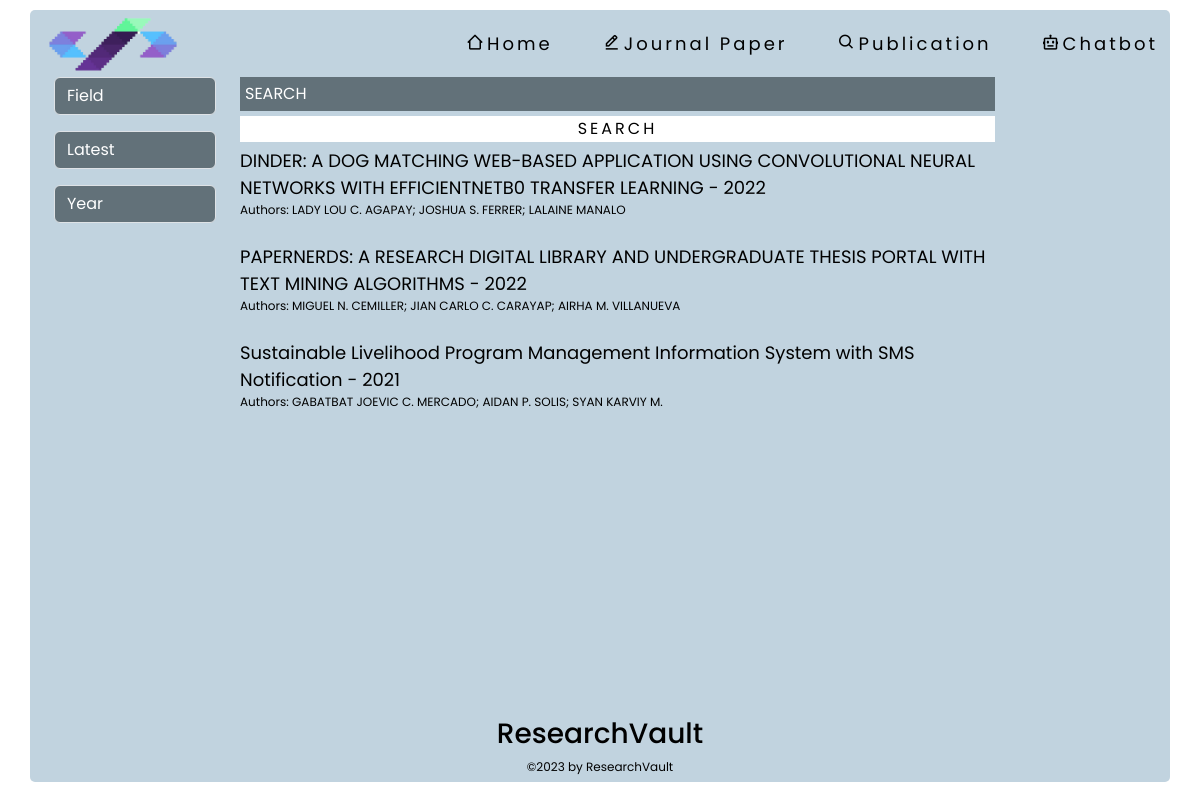
The app's page /browse, older data.
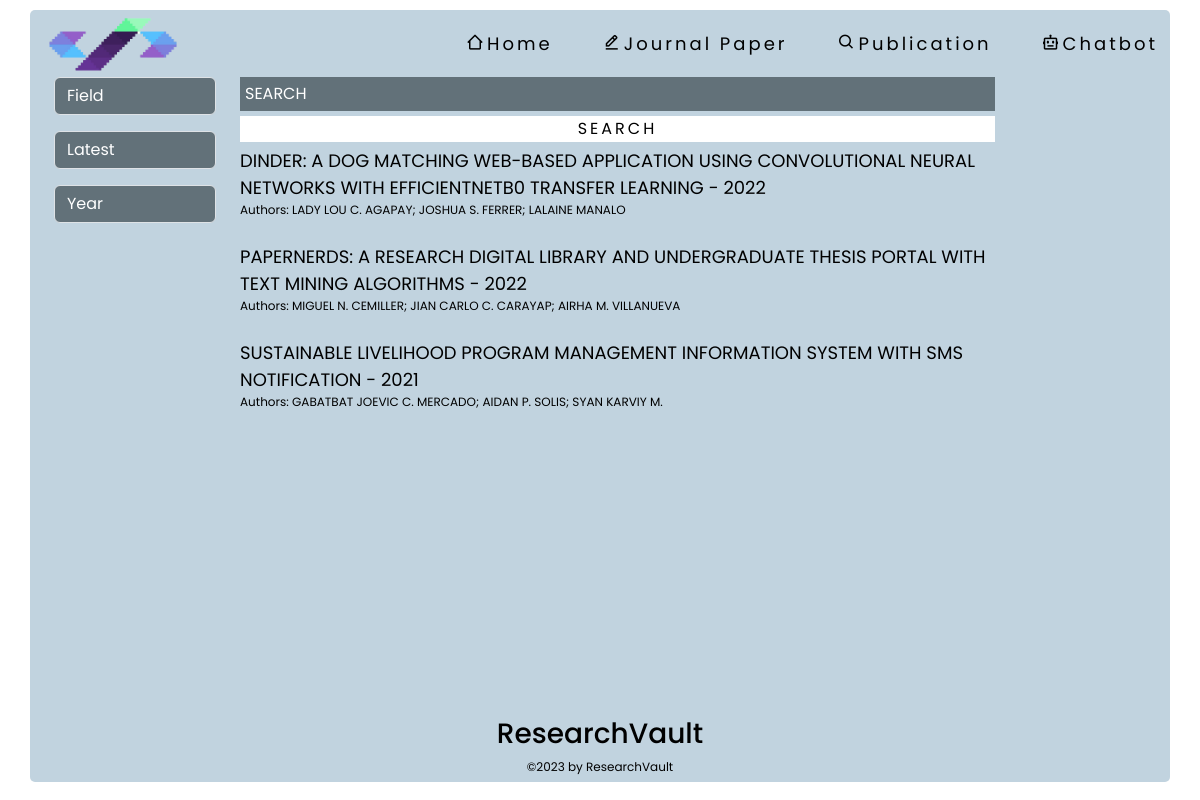
The same page, newer data.
### tables this page shows
CREATE TABLE "uploads" (
	"id"	INTEGER,
	"title"	TEXT,
	"authors"	TEXT,
	"publicationDate"	TEXT,
	"thesisAdvisor"	TEXT,
	"department"	TEXT,
	"degree"	TEXT,
	"subjectArea"	TEXT,
	"abstract"	REAL,
	"file_path"	TEXT,
	"converted_file_path"	TEXT,
	PRIMARY KEY("id" AUTOINCREMENT)
);

### app.py (the view)
@app.route('/browse', methods=['GET'])
def browse():
    try:
        db_conn = DBConnection('database.db')
        selected_sort = request.args.get('sort', 'latest')
        selected_field = request.args.get('field', '')
        selected_year = request.args.get('year', '')
        search_query = request.args.get('search', '')
        items, unique_subject_areas, unique_years = db_conn.fetch_publications(
            selected_sort, selected_field, selected_year, search_query)
        db_conn.close_connection()
        return render_template('browse.html', items=items, subject_areas=unique_subject_areas,
                               unique_years=unique_years, selected_sort=selected_sort,
                               selected_field=selected_field, selected_year=selected_year,
                               search_query=search_query)
    except Exception as e:
        print("Error browsing publications:", e)
        return render_template('404.html')

### db_connection.py (called while the page is built)
    def get_db(self):
        db = getattr(g, '_database', None)
        if db is None:
            db = g._database = sqlite3.connect(self.DB)
        return db

    def close_connection(self):
        db = getattr(g, '_database', None)
        if db is not None:
            db.close()

### templates/browse.html (shortened to what this page needs)
<!DOCTYPE html>
<html lang="en">
<head>
    <link rel="stylesheet" type="text/css" href="{{ url_for('static', filename='css/browse.css') }}">
    <link href='https://unpkg.com/boxicons@2.1.4/css/boxicons.min.css' rel='stylesheet'>
    <link href="https://cdn.jsdelivr.net/npm/bootstrap@5.3.0/dist/css/bootstrap.min.css" rel="stylesheet">
</head>
<body>
    <div class="browse-container container">
        <div class="browse-navbar d-flex justify-content-between align-items-center">
            <img src="static/pics/logo.png" class="img-fluid">
            <div class="browse-right">
                <a href="/" id="home-browse"><i class='bx bx-home-alt-2'></i>Home</a>
                <a href="/research" id="edit-browse"><i class='bx bx-edit-alt'></i>Journal Paper</a>
                <a href="/browse" id="browse-browse"><i class='bx bx-search' ></i>Publication</a>
                <a href="/chatbot" id="chatbot-browse"><i class='bx bx-bot'></i></i>Chatbot</a>
            </div>
        </div>
            <div class="browse-content d-flex flex-column flex-grow-1">
                <div class="search-results d-flex flex-column">
                    <div class="container-fluid">
                        <div class="row">
                            <div class="col-md-2">
                                <div class="browse-filter">
                                    <select id="field" class="form-select mb-3" onchange="filterItems()">
                                        <option value="">Field</option>
                                    </select>
                                    <select id="sort" class="form-select mb-3" onchange="filterItems()">
                                        <option value="latest" {% if selected_sort == 'latest' %}selected{% endif %}>Latest</option>
                                    </select>
                                    <input type="number" id="year-input" min="2000" max="2023" step="1" list="year-list" placeholder="Year" class="form-control mb-3" value="{{ selected_year }}" onchange="filterItems()">
                                </div>
                            </div>
                              <div class="col-md-10">
                                <div class="col-md-10">
                                    <div class="browse-result d-flex flex-column">
                                        <input type="search" id="search-input" placeholder="SEARCH" value="{{ search_query }}">
                                        <button type="submit" id="search-button">SEARCH</button>
                                        {% for item in items %}
                                        <a class="browse-item" href="{{ url_for('publication_detail', item_id=item.id) }}" data-subjectArea="{{ item.subjectArea }}">
                                            {{ item.title }} - {{ item.year }}
                                            <p>Authors: {{ item.authors }}</p>
                                        </a>
                                        {% endfor %}
                                    </div>
                                </div>
                            </div>
                            </div>
                            </div>
                            </div>
                            <footer class="text-center">
                                <h3>ResearchVault</h3>
                                <p>©2023 by ResearchVault</p>
                            </footer>
                            </div>
                            </div>
</body>
</html>

### static/css/browse.css (style rules this page uses)
* { font-family: 'Poppins', sans-serif; }
body { display: flex; padding: 10px; height: 100vh; color: black !important; background-color: white !important; }
.container { height: 99%; border-radius: 5px; background: #C1D3DF!important; }
img { max-width: 100%; width: 150px; }
a { text-decoration: none !important; color: black!important; font-size: clamp(0.75rem, 0.2813rem + 1.5vw, 1.125rem); }
.browse-right { display: flex; font-size: clamp(0.9375rem, 0.5469rem + 1.25vw, 1.25rem); gap: 50px; letter-spacing: 3px; }
input, select { background: #627179 !important; border: none; outline: none; color: white !important; }
input::placeholder { color: white !important; }
input[type="search"] { padding: 5px; margin-bottom: 5px; }
#search-button { background-color: white!important; border: none !important; color: black !important; outline: none !important; letter-spacing: 3px; transition: all 0.3s linear; margin-bottom: 5px; }
h3 { font-size: clamp(0.75rem, 0.2813rem + 1.5vw, 1.125rem); }
p { font-size: clamp(0.625rem, 0.4688rem + 0.5vw, 0.75rem); }
.browse-filter { display: block; }
.browse-item { display: block; text-decoration: none; color: #000; margin-bottom: 8px; transition: all 0.3s linear; }

Row changes from the older to the newer data that the page shows:
changed uploads "GABATBAT JOEVIC C. MERCADO; AIDAN P. SOLIS; SYAN KARVIY M.": title "Sustainable Livelihood Program Management Information System with SMS Notification" → "SUSTAINABLE LIVELIHOOD PROGRAM MANAGEMENT INFORMATION SYSTEM WITH SMS NOTIFICATION"
